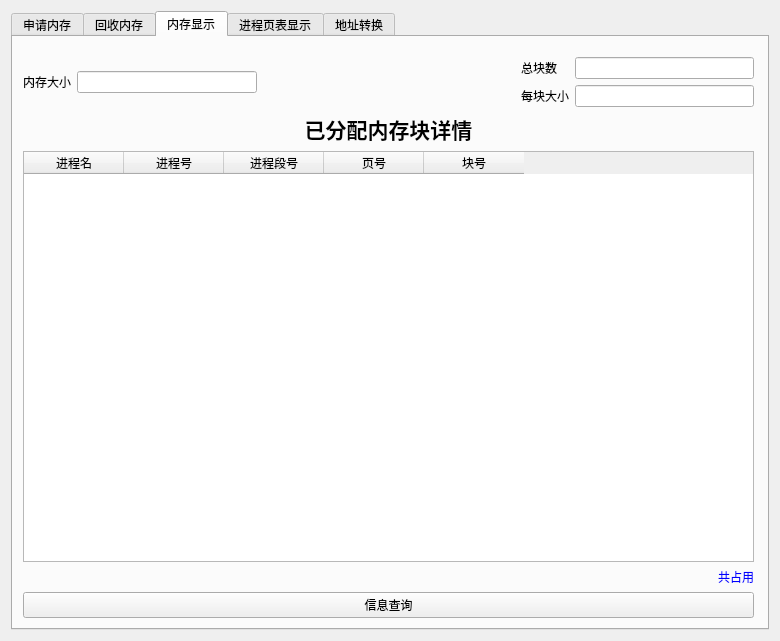
<?xml version="1.0" encoding="UTF-8"?>
<ui version="4.0">
 <class>MemoryWindow</class>
 <widget class="QWidget" name="MemoryWindow">
  <property name="geometry">
   <rect>
    <x>0</x>
    <y>0</y>
    <width>780</width>
    <height>641</height>
   </rect>
  </property>
  <property name="windowTitle">
   <string>内存-进程管理</string>
  </property>
  <layout class="QGridLayout" name="gridLayout">
   <item row="0" column="0">
    <widget class="QTabWidget" name="tabWidget">
     <property name="currentIndex">
      <number>2</number>
     </property>
     <widget class="QWidget" name="tab_1">
      <attribute name="title">
       <string>申请内存</string>
      </attribute>
      <widget class="QWidget" name="layoutWidget">
       <property name="geometry">
        <rect>
         <x>10</x>
         <y>30</y>
         <width>191</width>
         <height>551</height>
        </rect>
       </property>
       <layout class="QHBoxLayout" name="horizontalLayout">
        <item>
         <layout class="QGridLayout" name="gridLayout_2">
          <item row="0" column="0">
           <widget class="QLabel" name="label_3">
            <property name="minimumSize">
             <size>
              <width>80</width>
              <height>0</height>
             </size>
            </property>
            <property name="maximumSize">
             <size>
              <width>80</width>
              <height>16777215</height>
             </size>
            </property>
            <property name="text">
             <string>进程名</string>
            </property>
            <property name="alignment">
             <set>Qt::AlignRight|Qt::AlignTrailing|Qt::AlignVCenter</set>
            </property>
           </widget>
          </item>
          <item row="0" column="1">
           <widget class="QLineEdit" name="lineEdit_ps_name">
            <property name="minimumSize">
             <size>
              <width>100</width>
              <height>0</height>
             </size>
            </property>
            <property name="maximumSize">
             <size>
              <width>100</width>
              <height>16777215</height>
             </size>
            </property>
           </widget>
          </item>
          <item row="1" column="0">
           <widget class="QLabel" name="label_4">
            <property name="minimumSize">
             <size>
              <width>80</width>
              <height>0</height>
             </size>
            </property>
            <property name="maximumSize">
             <size>
              <width>80</width>
              <height>16777215</height>
             </size>
            </property>
            <property name="text">
             <string>进程段总数</string>
            </property>
            <property name="alignment">
             <set>Qt::AlignRight|Qt::AlignTrailing|Qt::AlignVCenter</set>
            </property>
           </widget>
          </item>
          <item row="1" column="1">
           <widget class="QLineEdit" name="lineEdit_ps_SegNum">
            <property name="minimumSize">
             <size>
              <width>100</width>
              <height>0</height>
             </size>
            </property>
            <property name="maximumSize">
             <size>
              <width>100</width>
              <height>16777215</height>
             </size>
            </property>
           </widget>
          </item>
          <item row="3" column="0" colspan="2">
           <widget class="QTableWidget" name="tableWidget_ps_Section">
            <property name="minimumSize">
             <size>
              <width>186</width>
              <height>0</height>
             </size>
            </property>
            <property name="maximumSize">
             <size>
              <width>180</width>
              <height>16777215</height>
             </size>
            </property>
            <column>
             <property name="text">
              <string>段大小</string>
             </property>
            </column>
           </widget>
          </item>
          <item row="4" column="0" colspan="2">
           <widget class="QPushButton" name="btnNewPS">
            <property name="text">
             <string>创建新进程</string>
            </property>
           </widget>
          </item>
          <item row="2" column="1">
           <widget class="QPushButton" name="btnSegSize">
            <property name="text">
             <string>确认</string>
            </property>
           </widget>
          </item>
         </layout>
        </item>
       </layout>
      </widget>
     </widget>
     <widget class="QWidget" name="tab_2">
      <attribute name="title">
       <string>回收内存</string>
      </attribute>
      <widget class="QWidget" name="layoutWidget">
       <property name="geometry">
        <rect>
         <x>10</x>
         <y>31</y>
         <width>216</width>
         <height>43</height>
        </rect>
       </property>
       <layout class="QGridLayout" name="gridLayout_7">
        <item row="0" column="0" colspan="2">
         <widget class="QLabel" name="label">
          <property name="text">
           <string>请输入进程号</string>
          </property>
         </widget>
        </item>
        <item row="1" column="0">
         <widget class="QLineEdit" name="lineEdit_pid_2"/>
        </item>
        <item row="1" column="1">
         <widget class="QPushButton" name="btnRecycle">
          <property name="text">
           <string>执行</string>
          </property>
         </widget>
        </item>
       </layout>
      </widget>
     </widget>
     <widget class="QWidget" name="tab_3">
      <attribute name="title">
       <string>内存显示</string>
      </attribute>
      <widget class="QWidget" name="layoutWidget">
       <property name="geometry">
        <rect>
         <x>10</x>
         <y>20</y>
         <width>731</width>
         <height>561</height>
        </rect>
       </property>
       <layout class="QGridLayout" name="gridLayout_4">
        <item row="0" column="0" colspan="2">
         <layout class="QGridLayout" name="gridLayout_3">
          <item row="0" column="0" rowspan="2">
           <widget class="QLabel" name="label_2">
            <property name="text">
             <string>内存大小</string>
            </property>
           </widget>
          </item>
          <item row="0" column="1" rowspan="2">
           <widget class="QLineEdit" name="lineEdit_memSize"/>
          </item>
          <item row="0" column="2" rowspan="2">
           <spacer name="horizontalSpacer">
            <property name="orientation">
             <enum>Qt::Horizontal</enum>
            </property>
            <property name="sizeHint" stdset="0">
             <size>
              <width>258</width>
              <height>38</height>
             </size>
            </property>
           </spacer>
          </item>
          <item row="0" column="3">
           <widget class="QLabel" name="label_5">
            <property name="text">
             <string>总块数</string>
            </property>
           </widget>
          </item>
          <item row="0" column="4">
           <widget class="QLineEdit" name="lineEdit_tBlocks"/>
          </item>
          <item row="1" column="3">
           <widget class="QLabel" name="label_6">
            <property name="text">
             <string>每块大小</string>
            </property>
           </widget>
          </item>
          <item row="1" column="4">
           <widget class="QLineEdit" name="lineEdit_bSize"/>
          </item>
         </layout>
        </item>
        <item row="1" column="0" colspan="2">
         <widget class="QLabel" name="label_7">
          <property name="font">
           <font>
            <pointsize>16</pointsize>
            <weight>75</weight>
            <bold>true</bold>
           </font>
          </property>
          <property name="text">
           <string>已分配内存块详情</string>
          </property>
          <property name="alignment">
           <set>Qt::AlignCenter</set>
          </property>
         </widget>
        </item>
        <item row="2" column="0" colspan="2">
         <widget class="QTableWidget" name="tableWidget_memList">
          <column>
           <property name="text">
            <string>进程名</string>
           </property>
          </column>
          <column>
           <property name="text">
            <string>进程号</string>
           </property>
          </column>
          <column>
           <property name="text">
            <string>进程段号</string>
           </property>
          </column>
          <column>
           <property name="text">
            <string>页号</string>
           </property>
          </column>
          <column>
           <property name="text">
            <string>块号</string>
           </property>
          </column>
         </widget>
        </item>
        <item row="5" column="0" colspan="2">
         <widget class="QPushButton" name="btnViewMem">
          <property name="text">
           <string>信息查询</string>
          </property>
         </widget>
        </item>
        <item row="4" column="0" colspan="2">
         <widget class="QLabel" name="label_MemCount">
          <property name="minimumSize">
           <size>
            <width>200</width>
            <height>0</height>
           </size>
          </property>
          <property name="styleSheet">
           <string notr="true">QLabel{color:blue;}</string>
          </property>
          <property name="text">
           <string>共占用</string>
          </property>
          <property name="alignment">
           <set>Qt::AlignRight|Qt::AlignTrailing|Qt::AlignVCenter</set>
          </property>
         </widget>
        </item>
       </layout>
      </widget>
     </widget>
     <widget class="QWidget" name="tab_4">
      <attribute name="title">
       <string>进程页表显示</string>
      </attribute>
      <widget class="QGroupBox" name="groupBox">
       <property name="geometry">
        <rect>
         <x>390</x>
         <y>10</y>
         <width>351</width>
         <height>71</height>
        </rect>
       </property>
       <property name="title">
        <string>进程信息</string>
       </property>
       <layout class="QGridLayout" name="gridLayout_5">
        <item row="0" column="0">
         <layout class="QHBoxLayout" name="horizontalLayout_3">
          <item>
           <widget class="QLabel" name="label_ps_name">
            <property name="text">
             <string>进程名</string>
            </property>
           </widget>
          </item>
          <item>
           <widget class="QLabel" name="label_ps_id">
            <property name="text">
             <string>进程号</string>
            </property>
           </widget>
          </item>
         </layout>
        </item>
       </layout>
      </widget>
      <widget class="QTableWidget" name="tableWidget_sectionList">
       <property name="geometry">
        <rect>
         <x>10</x>
         <y>90</y>
         <width>311</width>
         <height>491</height>
        </rect>
       </property>
       <column>
        <property name="text">
         <string>段号</string>
        </property>
       </column>
       <column>
        <property name="text">
         <string>段大小</string>
        </property>
       </column>
       <column>
        <property name="text">
         <string>是否在内存</string>
        </property>
       </column>
      </widget>
      <widget class="QTableWidget" name="tableWidget_pageList">
       <property name="geometry">
        <rect>
         <x>330</x>
         <y>90</y>
         <width>411</width>
         <height>491</height>
        </rect>
       </property>
       <column>
        <property name="text">
         <string>页号</string>
        </property>
       </column>
       <column>
        <property name="text">
         <string>页内偏移</string>
        </property>
       </column>
       <column>
        <property name="text">
         <string>块号</string>
        </property>
       </column>
       <column>
        <property name="text">
         <string>是否存在内存</string>
        </property>
       </column>
      </widget>
      <widget class="QWidget" name="layoutWidget">
       <property name="geometry">
        <rect>
         <x>10</x>
         <y>12</y>
         <width>341</width>
         <height>61</height>
        </rect>
       </property>
       <layout class="QGridLayout" name="gridLayout_8">
        <item row="0" column="0" colspan="2">
         <widget class="QLabel" name="label_9">
          <property name="text">
           <string>请输入要显示得进程号</string>
          </property>
         </widget>
        </item>
        <item row="1" column="0">
         <widget class="QLineEdit" name="lineEdit_ps_pid"/>
        </item>
        <item row="1" column="1">
         <widget class="QPushButton" name="btnQueryPSInfo">
          <property name="text">
           <string>查询</string>
          </property>
         </widget>
        </item>
       </layout>
      </widget>
     </widget>
     <widget class="QWidget" name="tab">
      <attribute name="title">
       <string>地址转换</string>
      </attribute>
      <widget class="QWidget" name="layoutWidget">
       <property name="geometry">
        <rect>
         <x>11</x>
         <y>21</y>
         <width>731</width>
         <height>571</height>
        </rect>
       </property>
       <layout class="QGridLayout" name="gridLayout_6">
        <item row="0" column="0" colspan="2">
         <widget class="QLabel" name="label_12">
          <property name="text">
           <string>请输入要显示得进程号</string>
          </property>
         </widget>
        </item>
        <item row="0" column="2" rowspan="9">
         <widget class="QTextEdit" name="textEdit_log">
          <property name="minimumSize">
           <size>
            <width>500</width>
            <height>0</height>
           </size>
          </property>
         </widget>
        </item>
        <item row="2" column="0" colspan="2">
         <widget class="QLabel" name="label_13">
          <property name="text">
           <string>请输入段表起始地址</string>
          </property>
         </widget>
        </item>
        <item row="4" column="0" colspan="2">
         <widget class="QLabel" name="label_14">
          <property name="text">
           <string>请输入段号</string>
          </property>
         </widget>
        </item>
        <item row="6" column="0" colspan="2">
         <widget class="QLabel" name="label_15">
          <property name="text">
           <string>请输入页号</string>
          </property>
         </widget>
        </item>
        <item row="7" column="0">
         <widget class="QLineEdit" name="lineEdit_page_id"/>
        </item>
        <item row="7" column="1">
         <widget class="QPushButton" name="btnPageID">
          <property name="minimumSize">
           <size>
            <width>0</width>
            <height>0</height>
           </size>
          </property>
          <property name="text">
           <string>查询</string>
          </property>
         </widget>
        </item>
        <item row="8" column="0" colspan="2">
         <spacer name="verticalSpacer">
          <property name="orientation">
           <enum>Qt::Vertical</enum>
          </property>
          <property name="sizeHint" stdset="0">
           <size>
            <width>208</width>
            <height>278</height>
           </size>
          </property>
         </spacer>
        </item>
        <item row="1" column="0" colspan="2">
         <widget class="QLineEdit" name="lineEdit_ps_id"/>
        </item>
        <item row="3" column="0" colspan="2">
         <widget class="QLineEdit" name="lineEdit_seg_sAddress"/>
        </item>
        <item row="5" column="0" colspan="2">
         <widget class="QLineEdit" name="lineEdit_seg_id"/>
        </item>
       </layout>
      </widget>
     </widget>
    </widget>
   </item>
  </layout>
 </widget>
 <resources/>
 <connections/>
</ui>
